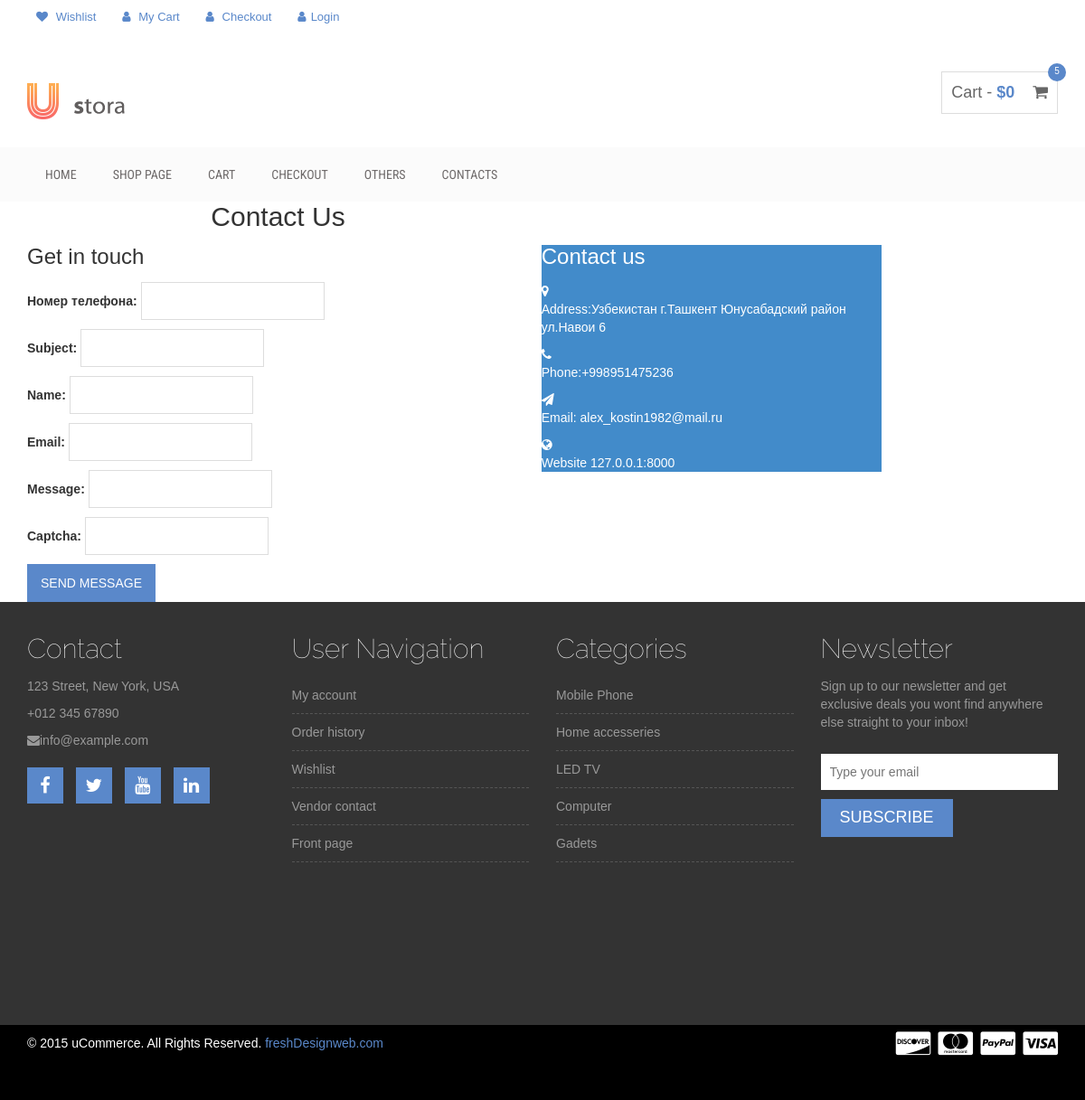
/contacts/, run on the app's committed database.
### contacts/models.py (models this page shows, shortened)
class ContactPage(models.Model):
    adress = models.CharField(verbose_name='Адрес', max_length=50, blank=True)
    phone = models.CharField(verbose_name='Телефон', max_length=50, blank=True)
    email = models.EmailField(verbose_name='Email')
    website = models.CharField(verbose_name='Веб Сайт', max_length=50, blank=True)
    class Meta:
        verbose_name = 'Контакты'
        verbose_name_plural = 'Контакты'

### contacts/views.py (the view, shortened to what this page needs)
# urls.py: path('', ContactPageDetailView.as_view() , name='contact_page_form_view'),
class ContactPageDetailView(TemplateView):
    template_name = 'contacts/contact_page.html'
    form_class = ContactFormDB
    def get_context_data(self, **kwargs):
        context = super().get_context_data(**kwargs)
        context['form'] = self.form_class
        context['contacts'] = ContactPage.objects.get(pk=1)
        return context

### templates/contacts/contact_page.html (shortened to what this page needs)
{% extends 'layout/base.html' %}
{% load static %}
{% block content %}
<section class="ftco-section">
    <div class="container">
        <div class="row justify-content-center">
            <div class="col-md-6 text-center mb-5">
                <h2 class="heading-section">Contact Us</h2>
            </div>
        </div>
        <div class="row justify-content-center">
            <div class="col-lg-10 col-md-12">
                <div class="wrapper">
                    <div class="row no-gutters">
                        <div class="col-md-7 d-flex align-items-stretch">
                            <div class="contact-wrap w-100 p-md-5 p-4">
                                <h3 class="mb-4">Get in touch</h3>
                                <form method="POST" action="{% url 'contacts:contact_page_form_view' %}">
                                    {{ form.as_p }}
                                    <input type="submit" value="Send message">
                                </form>
                            </div>
                        </div>
                        <div class="col-md-5 d-flex align-items-stretch">
                            <div class="info-wrap bg-primary w-100 p-lg-5 p-4">
                                <h3 class="mb-4 mt-md-4">Contact us</h3>
                                <div class="dbox w-100 d-flex align-items-start">
                                    <div class="icon d-flex align-items-center justify-content-center">
                                        <span class="fa fa-map-marker"></span>
                                    </div>
                                    <div class="text pl-3">
                                        <p><span>Address:</span>{{ contacts.adress }}</p>
                                    </div>
                                </div>
                                <div class="dbox w-100 d-flex align-items-center">
                                    <div class="icon d-flex align-items-center justify-content-center">
                                        <span class="fa fa-phone"></span>
                                    </div>
                                    <div class="text pl-3">
                                        <p><span>Phone:</span>{{ contacts.phone }}</p>
                                    </div>
                                </div>
                                <div class="dbox w-100 d-flex align-items-center">
                                    <div class="icon d-flex align-items-center justify-content-center">
                                        <span class="fa fa-paper-plane"></span>
                                    </div>
                                    <div class="text pl-3">
                                        <p><span>Email:</span> {{ contacts.email }}
                                        </p>
                                    </div>
                                </div>
                                <div class="dbox w-100 d-flex align-items-center">
                                    <div class="icon d-flex align-items-center justify-content-center">
                                        <span class="fa fa-globe"></span>
                                    </div>
                                    <div class="text pl-3">
                                        <p><span>Website</span> {{ contacts.website }}</p>
                                    </div>
                                </div>
                            </div>
                        </div>
                    </div>
                </div>
            </div>
        </div>
    </div>
</section>
{% endblock content %}

### static/css/style.css (style rules this page uses)
h1, h2, h3, h4, h5, h6 { margin: 0 0 15px; }
input[type="text"], input[type="password"], input[type="email"], textarea { border: 1px solid #ddd; padding: 10px; }
input[type="submit"], button[type=submit] { background: none repeat scroll 0 0 #5a88ca; border: medium none; color: #fff; padding: 11px 20px; text-transform: uppercase; }

### static/css/responsive.css (style rules this page uses)
@media only screen and (min-width: 992px) and (max-width: 1280px) { input[type="submit"], button[type="submit"] { padding: 11px 15px; } }

### data on the page
ContactPage: adress "Узбекистан г.Ташкент Юнусабадский район ул.Навои 6", phone "+998951475236", email "alex_kostin1982@mail.ru", website "127.0.0.1:8000"
